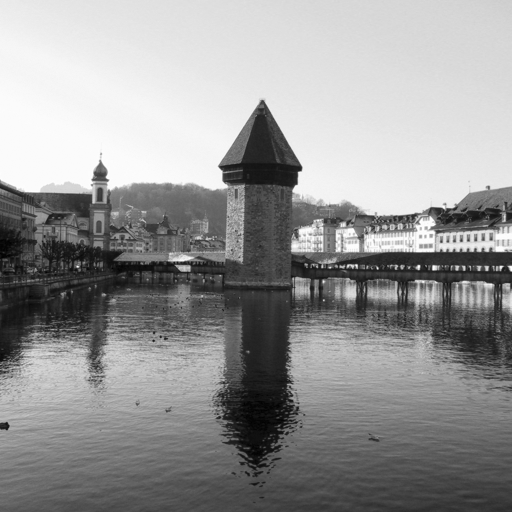
%> input picture CA7/ca6_image.tiff, 512 x 512 px
$ octave CA7_main.m   (GNU Octave 9; MATLAB toolbox functions it lacks are replaced by stand-ins)
%> lines starting %> are read from the running program, lines starting %| are printed output that depends on the picture
U = imread("ca6_image.tiff");
%> U is the input picture: size 512x512 uint8; min 2, max 255, mean 150.3

% generating a noisy version of the image using Gaussian Noise
Ug = imnoise(U,'gaussian',0,0.002);

%Generating a salt and pepper noisy version
Us = imnoise(U,'salt & pepper');
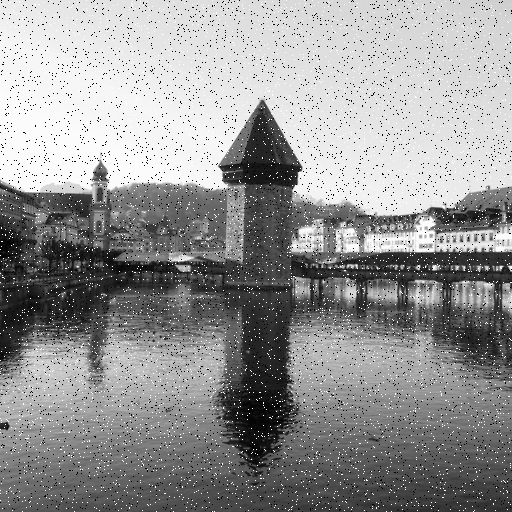
%> Us: size 512x512 uint8; min 0, max 255, mean 149.2

%High pass filter h_H
h_H = (1./7).*[-1 -2 -1; -2 19 -2; -1 -2 -1];

%Using a High Pass filter on the original image
Uh = imfilter(U,h_H);
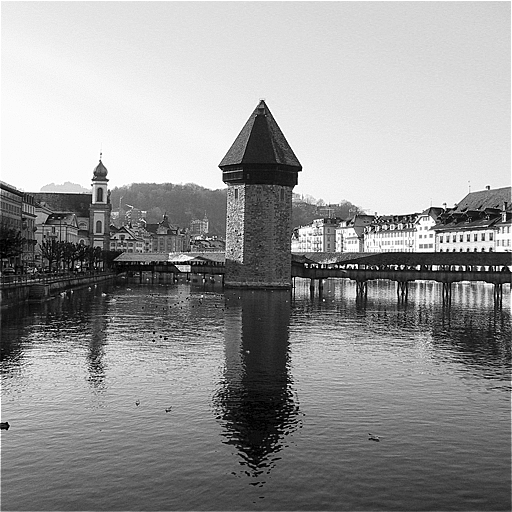
%> Uh: size 512x512 uint8; min 0, max 255, mean 150.5

%Plotting the filtered image in contrast with the original to compare.
figure();
subplot(2,1,1);
imagesc(U);
title('Original');
subplot(2,1,2);
imagesc(Uh);
title('HighPass Filter');
colormap(gray);

% Histogram Equilizer
Ue = histeq(U);
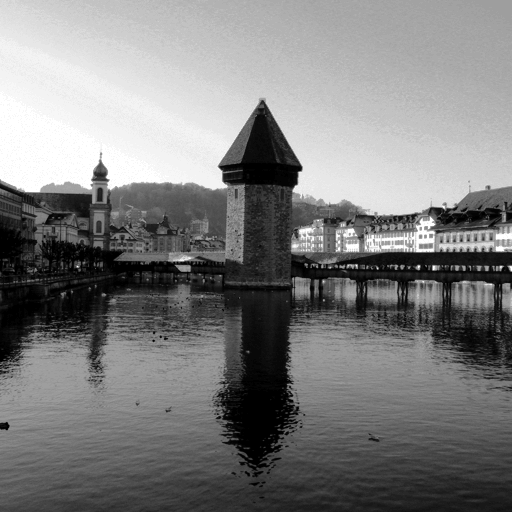
%> Ue: size 512x512 uint8; min 0, max 255, mean 126.3

%Plotting the equalized image in contrast with the original to compare.
figure();
subplot(2,1,1);
imagesc(U);
title('Original');
subplot(2,1,2);
imagesc(Ue);
title('Histogram Equilizer');
colormap(gray);

%LowPass Filter
h_L = (1./10).*[1 1 1; 1 2 1; 1 1 1];

Ul = imfilter(Ug,h_L);

figure();
subplot(2,1,1);
imagesc(Ug);
title('Gaussian Noise');
subplot(2,1,2);
imagesc(Ul);
title('Low Pass Filter');
colormap(gray);

%Median filter to salt and pepper noise image
Um = medfilt2(Us);

figure();
subplot(2,1,1);
imagesc(Us);
title('Salt and Pepper Noise');
subplot(2,1,2);
imagesc(Um);
title('Median Filter');
colormap(gray);
